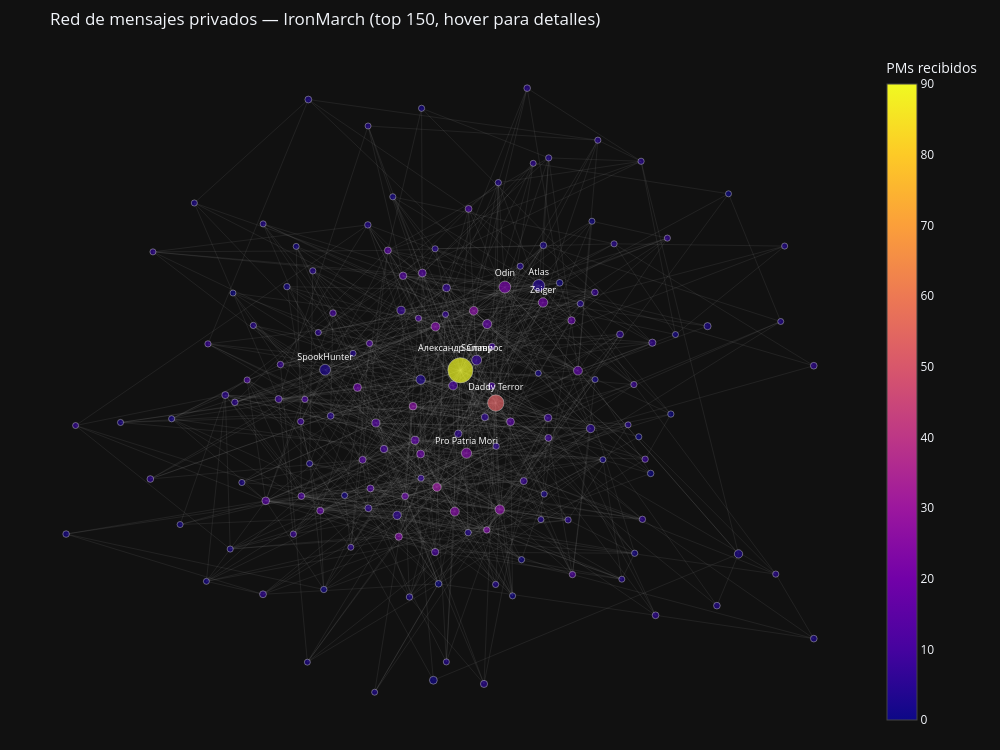

The notebook cell saved with this chart:
### Markdown cell above
### Visualización de la red de PMs

La red de mensajes privados tiene la misma lógica visual que la red pública, pero el
**color** ahora representa el **in-degree** (cuántos mensajes privados recibe ese usuario).
Un in-degree alto en la red de PMs indica que ese usuario es muy buscado como interlocutor privado.

### Code cell
if G_pm.number_of_nodes() > 0 and 'btw_pm' in dir():
    G_pm_und = G_pm.to_undirected()
    top_pm_nodes = sorted(G_pm_und.degree(), key=lambda x: x[1], reverse=True)[:150]
    top_pm_set   = {n for n, _ in top_pm_nodes}
    G_pm_viz     = G_pm_und.subgraph(top_pm_set).copy()

    pos = nx.spring_layout(G_pm_viz, k=0.8, iterations=60, seed=42)

    edge_x, edge_y = [], []
    for u, v in G_pm_viz.edges():
        x0, y0 = pos[u]; x1, y1 = pos[v]
        edge_x += [x0, x1, None]; edge_y += [y0, y1, None]

    edge_trace = go.Scatter(
        x=edge_x, y=edge_y, mode='lines',
        line=dict(width=0.5, color='rgba(150,150,150,0.25)'),
        hoverinfo='none',
    )

    node_indeg  = [in_deg.get(n, 0) for n in G_pm_viz.nodes()]
    node_btw_pm = [btw_pm.get(n, 0) for n in G_pm_viz.nodes()]
    node_names  = [uid_to_name.get(n, f'uid:{n}') for n in G_pm_viz.nodes()]
    top8_pm     = {uid for uid, _ in top_pm_brokers[:8]}

    node_trace = go.Scatter(
        x=[pos[n][0] for n in G_pm_viz.nodes()],
        y=[pos[n][1] for n in G_pm_viz.nodes()],
        mode='markers+text',
        marker=dict(
            size=[b * 80 + 6 for b in node_btw_pm],
            color=node_indeg,
            colorscale='Plasma',
            colorbar=dict(title='PMs recibidos'),
            line=dict(width=0.5, color='white'),
        ),
        text=[name if n in top8_pm else '' for n, name in zip(G_pm_viz.nodes(), node_names)],
        textposition='top center',
        textfont=dict(size=9, color='white'),
        hovertext=[
            f'{name}<br>PMs recibidos={in_deg.get(n,0)}<br>btw={btw_pm.get(n,0):.4f}'
            for n, name in zip(G_pm_viz.nodes(), node_names)
        ],
        hoverinfo='text',
    )

    fig = go.Figure(
        data=[edge_trace, node_trace],
        layout=go.Layout(
            title='Red de mensajes privados — IronMarch (top 150, hover para detalles)',
            template='plotly_dark', showlegend=False,
            width=1000, height=750,
            xaxis=dict(showgrid=False, zeroline=False, showticklabels=False),
            yaxis=dict(showgrid=False, zeroline=False, showticklabels=False),
            margin=dict(l=20, r=20, t=50, b=20),
        )
    )
    fig.show()
else:
    print('Grafo de PMs vacío o betweenness no calculado.')

### Figure 1 — Plotly figure (JSON) as saved in the notebook; plotly's stock layout.template omitted (floating-point values rounded to 4 significant figures; data arrays with more than 128 entries replaced by an {"elided": "..."} marker saying what was removed)
{"data": [{"hoverinfo": "none", "line": {"color": "rgba(150,150,150,0.25)", "width": 0.5}, "mode": "lines", "type": "scatter", "x": {"elided": "2670 float values"}, "y": {"elided": "2670 float values"}}, {"hoverinfo": "text", "hovertext": {"elided": "150 str values"}, "marker": {"color": {"elided": "150 int values"}, "colorbar": {"title": {"text": "PMs recibidos"}}, "colorscale": [[0.0, "#0d0887"], [0.1111, "#46039f"], [0.2222, "#7201a8"], [0.3333, "#9c179e"], [0.4444, "#bd3786"], [0.5556, "#d8576b"], [0.6667, "#ed7953"], [0.7778, "#fb9f3a"], [0.8889, "#fdca26"], [1.0, "#f0f921"]], "line": {"color": "white", "width": 0.5}, "size": {"elided": "150 float values"}}, "mode": "markers+text", "text": {"elided": "150 str values"}, "textfont": {"color": "white", "size": 9}, "textposition": "top center", "type": "scatter", "x": {"elided": "150 float values"}, "y": {"elided": "150 float values"}}], "layout": {"height": 750, "margin": {"b": 20, "l": 20, "r": 20, "t": 50}, "showlegend": false, "title": {"text": "Red de mensajes privados — IronMarch (top 150, hover para detalles)"}, "width": 1000, "xaxis": {"showgrid": false, "showticklabels": false, "zeroline": false}, "yaxis": {"showgrid": false, "showticklabels": false, "zeroline": false}}}
